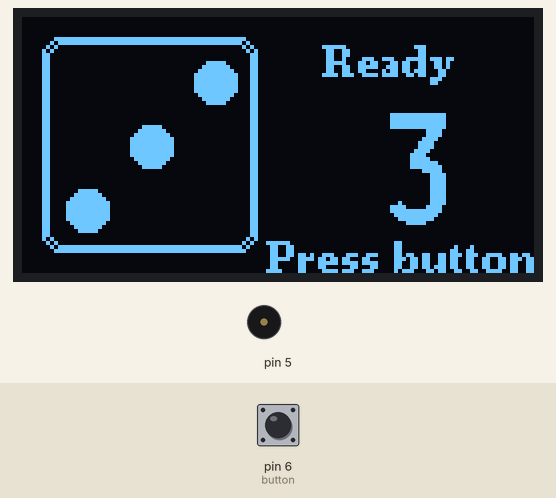
A sketch run on a simulated Arduino Uno, built with avr-gcc and run on an emulated ATmega328P. Parts: 128×64 one-colour display, buzzer (waves = sounding). The test bench sets the inputs (shaded band); at power-on: pin 6 (button) LOW. Random numbers use the default seed unless the sketch sets one; what the sketch prints to the serial monitor is not drawn.

Above: at 1.2 s.
1.3 s: pin 6 (button) pulled HIGH for 0.15 s
At 2.3 s:
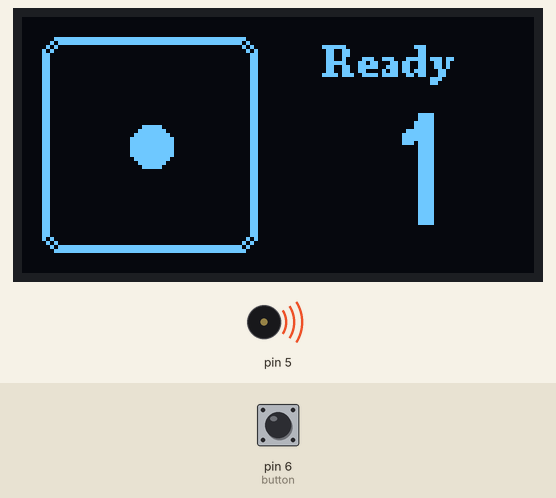
3.0 s: pin 6 (button) pulled HIGH for 1 s
At 3.97 s:
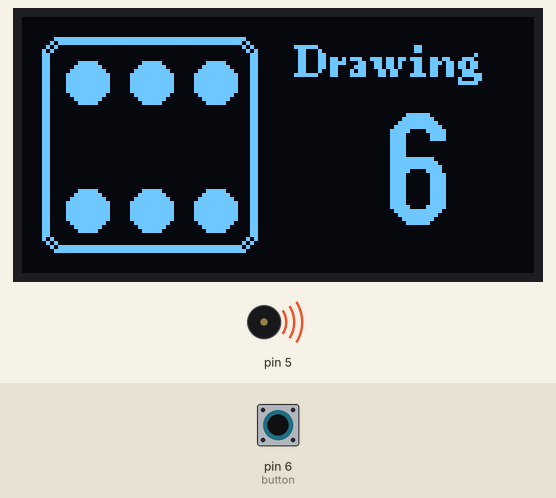
5.5 s: pin 6 (button) pulled HIGH for 1 s
At 8.19 s:
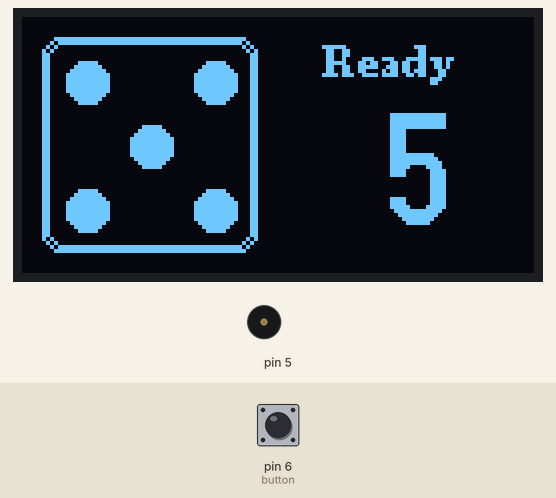
8.2 s: pin 6 (button) pulled HIGH for 3.2 s
At 12.3 s:
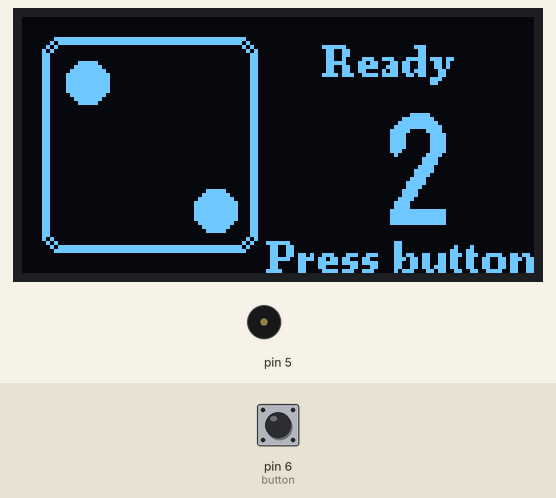
Timing chart, 0 to 13.8 s (numbered marks = the images above; inputs shaded):
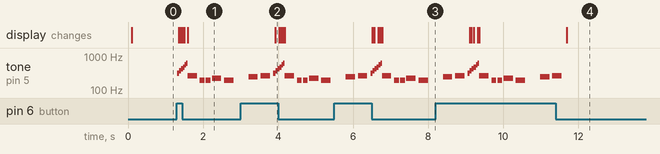

Measured:
- after the input at 1.3 s, tone on pin 5: plays 311 Hz for 0.05 s, 370 Hz for 0.05 s, 415 Hz for 0.05 s, 466 Hz for 0.05 s, 554 Hz for 0.04 s, 622 Hz for 0.03 s … (11 notes in this stretch), starting at once; the display: first changes after 0.05 s (image 1 shows a later state)

The sketch:

13_-_Dice-Grove.ino
```cpp
/*  Arduino for Beginners with Grove
 *
 * This code is part of a course from Tech Explorations.
 * For information about this course, please see
 *
 * https://techexplorations.com/so/grove/
 *
 * For information on hardware components and the wiring needed to
 * run this sketch, please see the relevant lecture in the course.
 *
 *
 *  Created by Peter Dalmaris
 *
 */

// This sketch contains code from section 3 (how to use the buzzer), 4 and 5 (how to use the OLED).

#include <U8g2lib.h>
#include <Wire.h>
#include "pitches.h"

// See documentation for u8g2: https://github.com/olikraus/u8g2/wiki/u8g2reference

U8G2_SSD1306_128X64_NONAME_F_SW_I2C u8g2(U8G2_R0, /* clock=*/ SCL, /* data=*/ SDA, /* reset=*/ U8X8_PIN_NONE);

int button = 6; //the button pin to roll the dice
int state = 0;  //button initial state
long randomNumber;

// notes in the melody:
int melody[] = {
  NOTE_C4, NOTE_G3, NOTE_G3, NOTE_A3, NOTE_G3, 0, NOTE_B3, NOTE_C4
};

int suspence_notes[] = {
  NOTE_DS4, NOTE_FS4, NOTE_GS4, NOTE_AS4, NOTE_CS5, NOTE_DS5, NOTE_FS5, NOTE_GS5
};

// note durations: 4 = quarter note, 8 = eighth note, etc.:
int noteDurations[] = {
  4, 8, 8, 4, 4, 4, 4, 4
};

void setup(void) {
  Serial.begin(9600);
  randomSeed(analogRead(1)); // A1 is not connected to anything so it is a good source of randomness.

  u8g2.begin();

  u8g2.setDisplayRotation(U8G2_R2);

  randomNumber = random(1, 7);
  dicing(5);
  drawDice();
  display_lucky_number(randomNumber);
}

void loop(void) {
  if (digitalRead(button) == HIGH && state == 0)    //read the button state; if high then roll the dice
  {
    state = 1;
    Serial.print(state);
    for (int i = 0; i < 6; i++)
    {
      randomNumber = random(1, 7);
      Serial.print(", ");
      Serial.print(randomNumber);
      u8g2.firstPage();           // Using the firstPage / nextPage method.
      do {
        dicing(i);
        play_suspence_tone(i);
        drawDice();
        display_lucky_number(randomNumber);
      } while ( u8g2.nextPage() );
    }
    state = 0;
    Serial.print(", ");
    Serial.println(state);
    play_music();
  }
  else
  {
    display_lucky_number(randomNumber);
    u8g2.setFont(u8g2_font_ncenB08_tr);   // Fonts reference: https://github.com/olikraus/u8g2/wiki/fntlistall#15-pixel-height
    u8g2.drawStr(61, 64, "Press button");
    u8g2.sendBuffer();
  }
}

void display_lucky_number(int lucky_number)
{
  switch (lucky_number) {
    case 1:
      one();
      break;
    case 2:
      two();
      break;
    case 3:
      three();
      break;
    case 4:
      four();
      break;
    case 5:
      five();
      break;
    case 6:
      six();
      break;
    default:
      one();
      break;
  }
}

void dicing(int draw) {
  u8g2.setFont(u8g2_font_ncenB08_tr);   // choose a suitable font
  if (draw < 5)
    u8g2.drawStr(68, 15, "Drawing");
  else if (draw == 5)
    u8g2.drawStr(75, 15, "Ready");
  else
    u8g2.drawStr(68, 15, "Dice Draw");
}

void drawDice()
{
  // The frame has a two-pixel width by frawing two frames.
  u8g2.drawRFrame(6, 6, 52, 52, 5);
  u8g2.drawRFrame(5, 5, 54, 54, 5);
}

void one()
{
  u8g2.drawDisc(32, 32, 5, U8G2_DRAW_ALL);

  u8g2.setFont(u8g2_font_logisoso28_tf);   // Fonts reference: https://github.com/olikraus/u8g2/wiki/fntlistall#15-pixel-height
  u8g2.drawStr(90, 52, "1");
}

void two()
{
  u8g2.drawDisc(16, 16, 5, U8G2_DRAW_ALL);
  u8g2.drawDisc(48, 48, 5, U8G2_DRAW_ALL);

  u8g2.setFont(u8g2_font_logisoso28_tf);   // Fonts reference: https://github.com/olikraus/u8g2/wiki/fntlistall#15-pixel-height
  u8g2.drawStr(90, 52, "2");
}

void three()
{
  u8g2.drawDisc(16, 48, 5, U8G2_DRAW_ALL);
  u8g2.drawDisc(32, 32, 5, U8G2_DRAW_ALL);
  u8g2.drawDisc(48, 16, 5, U8G2_DRAW_ALL);

  u8g2.setFont(u8g2_font_logisoso28_tf);   // Fonts reference: https://github.com/olikraus/u8g2/wiki/fntlistall#15-pixel-height
  u8g2.drawStr(90, 52, "3");
}

void four()
{
  u8g2.drawDisc(16, 16, 5, U8G2_DRAW_ALL);
  u8g2.drawDisc(48, 16, 5, U8G2_DRAW_ALL);
  u8g2.drawDisc(16, 48, 5, U8G2_DRAW_ALL);
  u8g2.drawDisc(48, 48, 5, U8G2_DRAW_ALL);

  u8g2.setFont(u8g2_font_logisoso28_tf);   // Fonts reference: https://github.com/olikraus/u8g2/wiki/fntlistall#15-pixel-height
  u8g2.drawStr(90, 52, "4");
}

void five()
{
  u8g2.drawDisc(16, 16, 5, U8G2_DRAW_ALL);
  u8g2.drawDisc(48, 16, 5, U8G2_DRAW_ALL);
  u8g2.drawDisc(16, 48, 5, U8G2_DRAW_ALL);
  u8g2.drawDisc(48, 48, 5, U8G2_DRAW_ALL);
  u8g2.drawDisc(32, 32, 5, U8G2_DRAW_ALL);

  u8g2.setFont(u8g2_font_logisoso28_tf);   // Fonts reference: https://github.com/olikraus/u8g2/wiki/fntlistall#15-pixel-height
  u8g2.drawStr(90, 52, "5");
}

void six()
{
  u8g2.drawDisc(16, 16, 5, U8G2_DRAW_ALL);
  u8g2.drawDisc(32, 16, 5, U8G2_DRAW_ALL);
  u8g2.drawDisc(48, 16, 5, U8G2_DRAW_ALL);
  u8g2.drawDisc(16, 48, 5, U8G2_DRAW_ALL);
  u8g2.drawDisc(32, 48, 5, U8G2_DRAW_ALL);
  u8g2.drawDisc(48, 48, 5, U8G2_DRAW_ALL);

  u8g2.setFont(u8g2_font_logisoso28_tf);   // Fonts reference: https://github.com/olikraus/u8g2/wiki/fntlistall#15-pixel-height
  u8g2.drawStr(90, 52, "6");
}

void play_music()
{
  // iterate over the notes of the melody:
  for (int thisNote = 0; thisNote < 8; thisNote++) {

    // to calculate the note duration, take one second divided by the note type.
    //e.g. quarter note = 1000 / 4, eighth note = 1000/8, etc.
    int noteDuration = 1000 / noteDurations[thisNote];
    tone(5, melody[thisNote], noteDuration);

    // to distinguish the notes, set a minimum time between them.
    // the note's duration + 30% seems to work well:
    int pauseBetweenNotes = noteDuration * 1.30;
    delay(pauseBetweenNotes);
    // stop the tone playing:
    noTone(5);
  }
}

void play_suspence_tone(int tone_number)
{
  tone(5, suspence_notes[tone_number], 3000);
}
```

pitches.h
```cpp
/*  Arduino for Beginners with Grove
 *
 * This code is part of a course from Tech Explorations.
 * For information about this course, please see
 *
 * https://techexplorations.com/so/grove/
 *
 * For information on hardware components and the wiring needed to
 * run this sketch, please see the relevant lecture in the course.
 *
 *
 */

/*************************************************
 * Public Constants
 *************************************************/

#define NOTE_B0  31
#define NOTE_C1  33
#define NOTE_CS1 35
#define NOTE_D1  37
#define NOTE_DS1 39
#define NOTE_E1  41
#define NOTE_F1  44
#define NOTE_FS1 46
#define NOTE_G1  49
#define NOTE_GS1 52
#define NOTE_A1  55
#define NOTE_AS1 58
#define NOTE_B1  62
#define NOTE_C2  65
#define NOTE_CS2 69
#define NOTE_D2  73
#define NOTE_DS2 78
#define NOTE_E2  82
#define NOTE_F2  87
#define NOTE_FS2 93
#define NOTE_G2  98
#define NOTE_GS2 104
#define NOTE_A2  110
#define NOTE_AS2 117
#define NOTE_B2  123
#define NOTE_C3  131
#define NOTE_CS3 139
#define NOTE_D3  147
#define NOTE_DS3 156
#define NOTE_E3  165
#define NOTE_F3  175
#define NOTE_FS3 185
#define NOTE_G3  196
#define NOTE_GS3 208
#define NOTE_A3  220
#define NOTE_AS3 233
#define NOTE_B3  247
#define NOTE_C4  262
#define NOTE_CS4 277
#define NOTE_D4  294
#define NOTE_DS4 311
#define NOTE_E4  330
#define NOTE_F4  349
#define NOTE_FS4 370
#define NOTE_G4  392
#define NOTE_GS4 415
#define NOTE_A4  440
#define NOTE_AS4 466
#define NOTE_B4  494
#define NOTE_C5  523
#define NOTE_CS5 554
#define NOTE_D5  587
#define NOTE_DS5 622
#define NOTE_E5  659
#define NOTE_F5  698
#define NOTE_FS5 740
#define NOTE_G5  784
#define NOTE_GS5 831
#define NOTE_A5  880
#define NOTE_AS5 932
#define NOTE_B5  988
#define NOTE_C6  1047
#define NOTE_CS6 1109
#define NOTE_D6  1175
#define NOTE_DS6 1245
#define NOTE_E6  1319
#define NOTE_F6  1397
#define NOTE_FS6 1480
#define NOTE_G6  1568
#define NOTE_GS6 1661
#define NOTE_A6  1760
#define NOTE_AS6 1865
#define NOTE_B6  1976
#define NOTE_C7  2093
#define NOTE_CS7 2217
#define NOTE_D7  2349
#define NOTE_DS7 2489
#define NOTE_E7  2637
#define NOTE_F7  2794
#define NOTE_FS7 2960
#define NOTE_G7  3136
#define NOTE_GS7 3322
#define NOTE_A7  3520
#define NOTE_AS7 3729
#define NOTE_B7  3951
#define NOTE_C8  4186
#define NOTE_CS8 4435
#define NOTE_D8  4699
#define NOTE_DS8 4978
```
